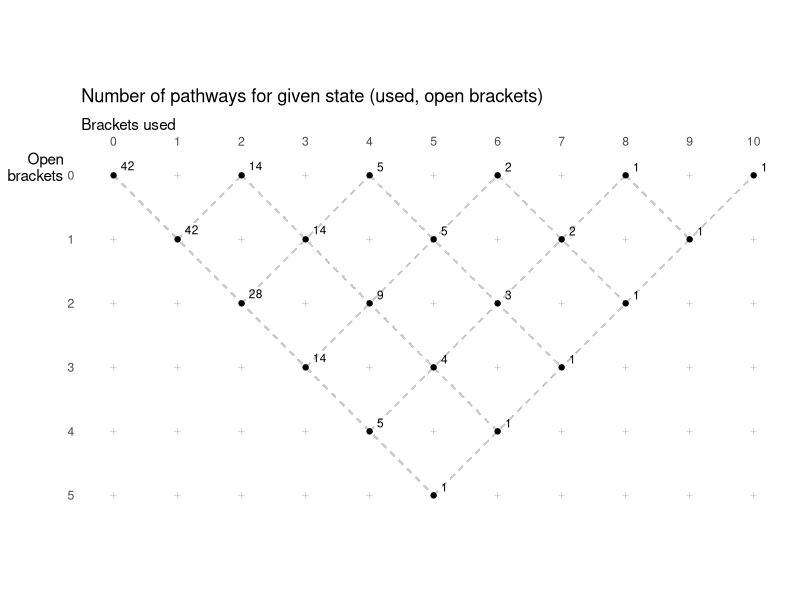

This figure's R source:
## ---- chunk 1
options(tidyverse.quiet = TRUE)
library("tidyverse")
## ---- chunk 2
library("tidyverse")
evaluate_options <- function(eqtn, remnant, num_used, num_open, pathway) {
  
  # Cannot leave the final expression unclosed
  if ((num_open > 0) &
      (num_used >= NUM_BRACKETS)) {
    return(NULL)
  }
  
  # Cannot have a negative number of open brackets
  if (num_open < 0) {
    return(NULL)
  }
  
  # Terminal state
  # Evaluate equation string using:
  # https://stackoverflow.com/questions/1743698/evaluate-expression-given-as-a-string
  if ((num_open == 0) & 
      (num_used >= NUM_BRACKETS)) {
    rslt_tibble <- tibble(equation = eqtn, pathway = pathway) %>%
      mutate(evaluation = eval(parse(text = eqtn)))
    return(rslt_tibble)
  }
  
  # Pull off first number and bracket 
  # Results include both opening and closing the brackets
  numeric <- str_extract(remnant, "[^|]+")
  new_remnant <- sub("[^|]+\\|", "", remnant)

  return(bind_rows(
    evaluate_options(
      # When opening a bracket, the new equation will be a concatenation:
      # existing equation + numeric token + "* abs("
      eqtn = paste0(eqtn, numeric, "* abs("), 
      remnant = new_remnant, 
      num_used = num_used + 1, 
      num_open = num_open + 1, 
      pathway = paste0(pathway, "O")),
    evaluate_options(
      # When closing a bracket, the new equation will be a concatenation:
      # existing equation + numeric token + ")"
      eqtn = paste0(eqtn, numeric, ")"), 
      remnant = new_remnant, 
      num_used = num_used +1, 
      num_open = num_open - 1, 
      pathway = paste0(pathway, "C"))))
}
## ---- chunk 3
# Adding 1 in front just for convenience
TEST_STRING <- "1|-1|-2|-3|-4|-5|-6|-7|-8|-9|"
NUM_BRACKETS <- 10

answers <- evaluate_options(
  eqtn = "", 
  remnant = TEST_STRING, 
  num_used = 0, 
  num_open = 0, 
  pathway = "")
## ---- chunk 4
answer_summary <- answers %>% arrange(evaluation)
num_pathways <- nrow(answer_summary)
unq_answers <- unique(answers %>% pull(evaluation))
num_unq_answers <- length(unq_answers)

duplicate_answers <- unique(
  answer_summary %>% 
    add_count(evaluation) %>% 
    filter(n > 1) %>% 
    pull(evaluation))

## ---- chunk 5
library(ggrepel)
df <- crossing(num_used = seq(0, 10), num_open = seq(0, 5))
qdf <- tibble(
  num_used = c(0, 1, 2, 2, 3, 3, 4, 4, 4, 5, 5, 5, 6, 6, 6, 7, 7, 8, 8, 9, 10),
  num_open = c(0, 1, 2, 0, 3, 1, 4, 2, 0, 5, 3, 1, 4, 2, 0, 3, 1, 2, 0, 1, 0),
  paths = c(42, 42, 28, 14, 14, 14, 5, 9, 5, 1, 4, 5, 1, 3, 2, 1, 2, 1, 1, 1, 1)
)  

df %>% 
  ggplot(aes(num_used, num_open)) + 
  scale_y_reverse(breaks = seq(0, 5), minor_breaks = NULL) + 
  scale_x_continuous(position = "top", 
                     breaks = seq(0, 10), minor_breaks = NULL) + 
  geom_segment(x = 0, y = 0, xend = 5, yend = -5, color = "grey80", alpha = .2, lty = 2) +
  geom_segment(x = 2, y = 0, xend = 6, yend = -4, color = "grey80", alpha = .2, lty = 2) +
  geom_segment(x = 4, y = 0, xend = 7, yend = -3, color = "grey80", alpha = .2, lty = 2) +
  geom_segment(x = 6, y = 0, xend = 8, yend = -2, color = "grey80", alpha = .2, lty = 2) +
  geom_segment(x = 8, y = 0, xend = 9, yend = -1, color = "grey80", alpha = .2, lty = 2) +
  geom_segment(x = 1, y = -1, xend = 2, yend = 0, color = "grey80", alpha = .2, lty = 2) +
  geom_segment(x = 2, y = -2, xend = 4, yend = 0, color = "grey80", alpha = .2, lty = 2) +
  geom_segment(x = 3, y = -3, xend = 6, yend = 0, color = "grey80", alpha = .2, lty = 2) +
  geom_segment(x = 4, y = -4, xend = 8, yend = 0, color = "grey80", alpha = .2, lty = 2) +
  geom_segment(x = 5, y = -5, xend = 10, yend = 0, color = "grey80", alpha = .2, lty = 2) +
  geom_point(color = "grey80", shape = '+', size = 3) + 
  labs(x = "Brackets used", y = "Open\nbrackets",
       title = "Number of pathways for given state (used, open brackets)") + 
  theme_light() +
  theme(panel.grid = element_blank(),
        axis.ticks = element_blank(),
        panel.border = element_blank(),
        axis.title.x = element_text(hjust = 0, vjust = 1),
        axis.title.y = element_text(angle = 0, vjust = 1, hjust = 1)) +
  geom_point(data = qdf) +
  geom_text_repel(data = qdf, aes(label = paths), nudge_x = .1, nudge_y = .1, size = 3) +
  coord_fixed() 
## ---- chunk 6
knitr::kable(answer_summary)
